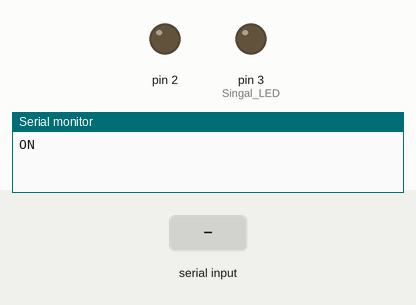
This program was run on a simulated Arduino Nano, built with avr-gcc and run on an emulated ATmega328P. Shown: output pins drawn as LEDs (lit = HIGH), the last lines printed to the serial monitor. Inputs (shaded band) come from the test bench.

Above: at 1.2 s.
1.3 s: "WAKEIN=" received over Serial
At 3.6 s:
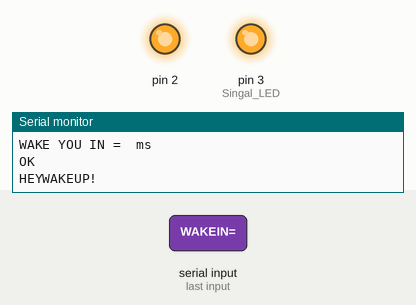
Timing chart, 0 to 5.8 s (numbered marks = the images above; inputs shaded):
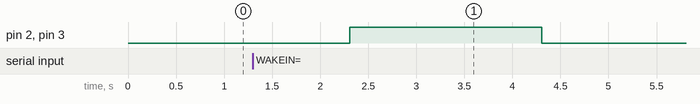

The program:

main.cpp
```cpp
#include <Arduino.h>

String s;

void setup() {
      Serial.begin(9600);
      pinMode(2, OUTPUT); // 4N35 RPi Reset
      pinMode(3, OUTPUT); // Singal LED
      digitalWrite(2, LOW);
      digitalWrite(3, LOW);
      Serial.println("ON");
}

bool isValidWakeDelay(String str){
  for(unsigned int i = 0; i<str.length();i++){
    if(!isDigit(str.charAt(i))){
      return false;
    }
  }
  return true;
}

void wakeIn(){
  Serial.println("WAKE YOU IN = "+s.substring(7)+" ms");
  if(!isValidWakeDelay(s.substring(7))){
    Serial.println("ERROR: "+s.substring(7)+" IS NOT A VALID WAKE UP DELAY!");
    return;
  }

  long d = s.substring(7).toInt();
  Serial.println("OK");
  delay(d);
  Serial.println("HEYWAKEUP!");
  digitalWrite(2, HIGH);
  digitalWrite(3, HIGH);
  delay(2000);
  digitalWrite(2, LOW);
  digitalWrite(3, LOW);
  Serial.println("WAKEUPDONE");
}

void loop() {
  if(Serial.available()>0){
    s = Serial.readString();
    if(s.substring(0,7) == "WAKEIN="){
      wakeIn();
    }
    //Serial.println(s);
  }
}
```

Measured:
- after the input at 1.3 s, pin 2, pin 3 (Singal_LED): LOW → HIGH after 1.0 s, → LOW 2.0 s later
